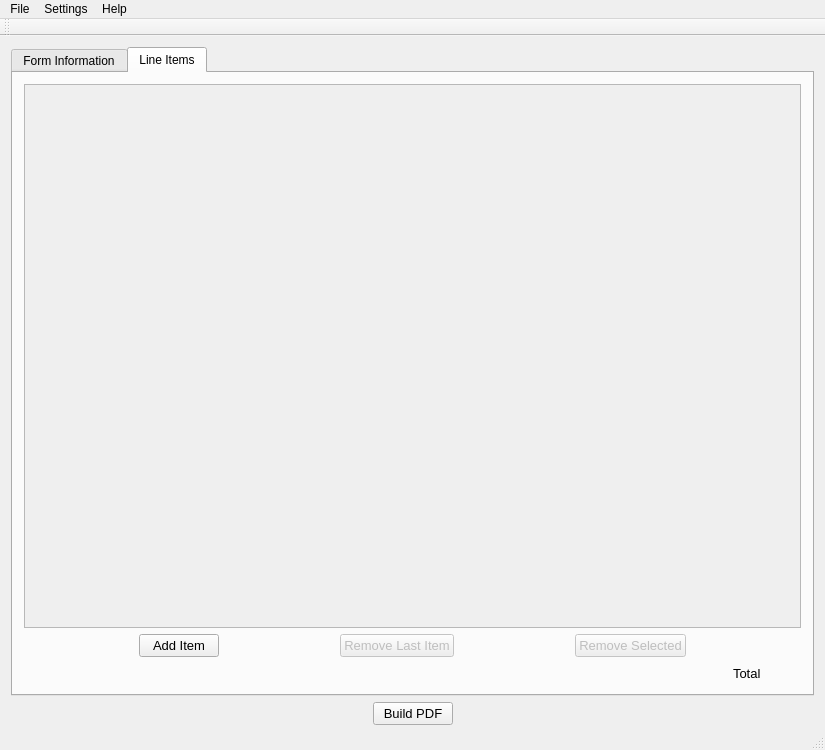
<?xml version="1.0" encoding="UTF-8"?>
<ui version="4.0">
 <class>Invoicer</class>
 <widget class="QMainWindow" name="Invoicer">
  <property name="geometry">
   <rect>
    <x>0</x>
    <y>0</y>
    <width>825</width>
    <height>750</height>
   </rect>
  </property>
  <property name="sizePolicy">
   <sizepolicy hsizetype="MinimumExpanding" vsizetype="MinimumExpanding">
    <horstretch>0</horstretch>
    <verstretch>0</verstretch>
   </sizepolicy>
  </property>
  <property name="minimumSize">
   <size>
    <width>825</width>
    <height>750</height>
   </size>
  </property>
  <property name="windowTitle">
   <string>Invoicer</string>
  </property>
  <widget class="QWidget" name="centralWidget">
   <property name="sizePolicy">
    <sizepolicy hsizetype="MinimumExpanding" vsizetype="MinimumExpanding">
     <horstretch>0</horstretch>
     <verstretch>0</verstretch>
    </sizepolicy>
   </property>
   <property name="minimumSize">
    <size>
     <width>750</width>
     <height>700</height>
    </size>
   </property>
   <layout class="QHBoxLayout" name="horizontalLayout_9">
    <item>
     <layout class="QVBoxLayout" name="centralWidgetLayout">
      <property name="sizeConstraint">
       <enum>QLayout::SetDefaultConstraint</enum>
      </property>
      <item>
       <widget class="QTabWidget" name="tabs">
        <property name="sizePolicy">
         <sizepolicy hsizetype="MinimumExpanding" vsizetype="MinimumExpanding">
          <horstretch>0</horstretch>
          <verstretch>0</verstretch>
         </sizepolicy>
        </property>
        <property name="minimumSize">
         <size>
          <width>650</width>
          <height>300</height>
         </size>
        </property>
        <property name="currentIndex">
         <number>1</number>
        </property>
        <widget class="QWidget" name="formInfoTab">
         <property name="sizePolicy">
          <sizepolicy hsizetype="Expanding" vsizetype="Expanding">
           <horstretch>0</horstretch>
           <verstretch>0</verstretch>
          </sizepolicy>
         </property>
         <attribute name="title">
          <string>Form Information</string>
         </attribute>
         <layout class="QHBoxLayout" name="horizontalLayout_10">
          <item>
           <layout class="QVBoxLayout" name="verticalLayout_6">
            <item>
             <layout class="QFormLayout" name="formLayout_2">
              <property name="formAlignment">
               <set>Qt::AlignHCenter|Qt::AlignTop</set>
              </property>
              <item row="0" column="0">
               <widget class="QLabel" name="invoiceNumberLabel">
                <property name="text">
                 <string>Invoice Number</string>
                </property>
               </widget>
              </item>
              <item row="0" column="1">
               <widget class="QLineEdit" name="invoiceNumberLineEdit">
                <property name="sizePolicy">
                 <sizepolicy hsizetype="MinimumExpanding" vsizetype="Fixed">
                  <horstretch>0</horstretch>
                  <verstretch>0</verstretch>
                 </sizepolicy>
                </property>
                <property name="minimumSize">
                 <size>
                  <width>100</width>
                  <height>0</height>
                 </size>
                </property>
                <property name="maximumSize">
                 <size>
                  <width>400</width>
                  <height>16777215</height>
                 </size>
                </property>
               </widget>
              </item>
              <item row="1" column="0">
               <widget class="QLabel" name="currencyNameLabel">
                <property name="text">
                 <string>Currency Name</string>
                </property>
               </widget>
              </item>
              <item row="1" column="1">
               <widget class="QLineEdit" name="currencyNameLineEdit">
                <property name="sizePolicy">
                 <sizepolicy hsizetype="MinimumExpanding" vsizetype="Fixed">
                  <horstretch>0</horstretch>
                  <verstretch>0</verstretch>
                 </sizepolicy>
                </property>
                <property name="minimumSize">
                 <size>
                  <width>50</width>
                  <height>0</height>
                 </size>
                </property>
                <property name="maximumSize">
                 <size>
                  <width>400</width>
                  <height>16777215</height>
                 </size>
                </property>
               </widget>
              </item>
              <item row="2" column="0">
               <widget class="QLabel" name="currencySymbolLabel">
                <property name="text">
                 <string>Currency Symbol</string>
                </property>
               </widget>
              </item>
              <item row="2" column="1">
               <widget class="QLineEdit" name="currencySymbolLineEdit">
                <property name="maximumSize">
                 <size>
                  <width>400</width>
                  <height>16777215</height>
                 </size>
                </property>
               </widget>
              </item>
             </layout>
            </item>
            <item>
             <widget class="QWidget" name="formInfoContainer" native="true">
              <property name="sizePolicy">
               <sizepolicy hsizetype="Expanding" vsizetype="MinimumExpanding">
                <horstretch>0</horstretch>
                <verstretch>0</verstretch>
               </sizepolicy>
              </property>
              <property name="minimumSize">
               <size>
                <width>0</width>
                <height>300</height>
               </size>
              </property>
             </widget>
            </item>
           </layout>
          </item>
         </layout>
        </widget>
        <widget class="QWidget" name="lineItemsTab">
         <property name="sizePolicy">
          <sizepolicy hsizetype="Expanding" vsizetype="Expanding">
           <horstretch>0</horstretch>
           <verstretch>0</verstretch>
          </sizepolicy>
         </property>
         <attribute name="title">
          <string>Line Items</string>
         </attribute>
         <layout class="QVBoxLayout" name="verticalLayout_2">
          <item>
           <layout class="QVBoxLayout" name="lineItemsArea">
            <property name="sizeConstraint">
             <enum>QLayout::SetDefaultConstraint</enum>
            </property>
            <item>
             <widget class="QScrollArea" name="lineItemsScrollArea">
              <property name="sizePolicy">
               <sizepolicy hsizetype="MinimumExpanding" vsizetype="MinimumExpanding">
                <horstretch>0</horstretch>
                <verstretch>0</verstretch>
               </sizepolicy>
              </property>
              <property name="minimumSize">
               <size>
                <width>650</width>
                <height>300</height>
               </size>
              </property>
              <property name="widgetResizable">
               <bool>true</bool>
              </property>
              <widget class="QWidget" name="scrollAreaWidgetContents">
               <property name="geometry">
                <rect>
                 <x>0</x>
                 <y>0</y>
                 <width>779</width>
                 <height>533</height>
                </rect>
               </property>
              </widget>
             </widget>
            </item>
            <item>
             <layout class="QHBoxLayout" name="horizontalLayout_5">
              <item>
               <spacer name="horizontalSpacer_4">
                <property name="orientation">
                 <enum>Qt::Horizontal</enum>
                </property>
                <property name="sizeHint" stdset="0">
                 <size>
                  <width>40</width>
                  <height>20</height>
                 </size>
                </property>
               </spacer>
              </item>
              <item>
               <widget class="QPushButton" name="addLineItemButton">
                <property name="font">
                 <font>
                  <pointsize>10</pointsize>
                 </font>
                </property>
                <property name="text">
                 <string>Add Item</string>
                </property>
               </widget>
              </item>
              <item>
               <spacer name="horizontalSpacer_2">
                <property name="orientation">
                 <enum>Qt::Horizontal</enum>
                </property>
                <property name="sizeHint" stdset="0">
                 <size>
                  <width>40</width>
                  <height>20</height>
                 </size>
                </property>
               </spacer>
              </item>
              <item>
               <widget class="QPushButton" name="removeLineItemButton">
                <property name="enabled">
                 <bool>false</bool>
                </property>
                <property name="font">
                 <font>
                  <pointsize>10</pointsize>
                 </font>
                </property>
                <property name="text">
                 <string>Remove Last Item</string>
                </property>
               </widget>
              </item>
              <item>
               <spacer name="horizontalSpacer_3">
                <property name="orientation">
                 <enum>Qt::Horizontal</enum>
                </property>
                <property name="sizeHint" stdset="0">
                 <size>
                  <width>40</width>
                  <height>20</height>
                 </size>
                </property>
               </spacer>
              </item>
              <item>
               <widget class="QPushButton" name="removeSelectedButton">
                <property name="enabled">
                 <bool>false</bool>
                </property>
                <property name="font">
                 <font>
                  <pointsize>10</pointsize>
                 </font>
                </property>
                <property name="text">
                 <string>Remove Selected</string>
                </property>
               </widget>
              </item>
              <item>
               <spacer name="horizontalSpacer_5">
                <property name="orientation">
                 <enum>Qt::Horizontal</enum>
                </property>
                <property name="sizeHint" stdset="0">
                 <size>
                  <width>40</width>
                  <height>20</height>
                 </size>
                </property>
               </spacer>
              </item>
             </layout>
            </item>
            <item>
             <layout class="QHBoxLayout" name="horizontalLayout_2">
              <item>
               <spacer name="horizontalSpacer">
                <property name="orientation">
                 <enum>Qt::Horizontal</enum>
                </property>
                <property name="sizeHint" stdset="0">
                 <size>
                  <width>40</width>
                  <height>20</height>
                 </size>
                </property>
               </spacer>
              </item>
              <item>
               <widget class="QLabel" name="totalLabel">
                <property name="font">
                 <font>
                  <pointsize>10</pointsize>
                 </font>
                </property>
                <property name="text">
                 <string>Total</string>
                </property>
               </widget>
              </item>
              <item>
               <spacer name="horizontalSpacer_8">
                <property name="orientation">
                 <enum>Qt::Horizontal</enum>
                </property>
                <property name="sizeType">
                 <enum>QSizePolicy::Minimum</enum>
                </property>
                <property name="sizeHint" stdset="0">
                 <size>
                  <width>40</width>
                  <height>20</height>
                 </size>
                </property>
               </spacer>
              </item>
             </layout>
            </item>
           </layout>
          </item>
         </layout>
        </widget>
       </widget>
      </item>
      <item>
       <layout class="QHBoxLayout" name="centralWidgetButtonLayout">
        <property name="sizeConstraint">
         <enum>QLayout::SetDefaultConstraint</enum>
        </property>
        <item>
         <spacer name="horizontalSpacer_7">
          <property name="orientation">
           <enum>Qt::Horizontal</enum>
          </property>
          <property name="sizeHint" stdset="0">
           <size>
            <width>40</width>
            <height>20</height>
           </size>
          </property>
         </spacer>
        </item>
        <item>
         <widget class="QPushButton" name="buildPDFButton">
          <property name="font">
           <font>
            <pointsize>10</pointsize>
           </font>
          </property>
          <property name="text">
           <string>Build PDF</string>
          </property>
         </widget>
        </item>
        <item>
         <spacer name="horizontalSpacer_6">
          <property name="orientation">
           <enum>Qt::Horizontal</enum>
          </property>
          <property name="sizeHint" stdset="0">
           <size>
            <width>40</width>
            <height>20</height>
           </size>
          </property>
         </spacer>
        </item>
       </layout>
      </item>
     </layout>
    </item>
   </layout>
  </widget>
  <widget class="QMenuBar" name="menuBar">
   <property name="geometry">
    <rect>
     <x>0</x>
     <y>0</y>
     <width>825</width>
     <height>22</height>
    </rect>
   </property>
   <widget class="QMenu" name="menuFile">
    <property name="title">
     <string>File</string>
    </property>
    <addaction name="actionNew_Invoice"/>
    <addaction name="actionOpen"/>
    <addaction name="separator"/>
    <addaction name="actionSave"/>
    <addaction name="actionSave_As"/>
    <addaction name="separator"/>
    <addaction name="actionExport_to_PDF"/>
    <addaction name="actionExport_to"/>
    <addaction name="separator"/>
    <addaction name="actionQuit"/>
   </widget>
   <widget class="QMenu" name="menuHelp">
    <property name="title">
     <string>Help</string>
    </property>
    <addaction name="actionAbout"/>
   </widget>
   <widget class="QMenu" name="menuSettings">
    <property name="title">
     <string>Settings</string>
    </property>
    <addaction name="actionOptions"/>
   </widget>
   <addaction name="menuFile"/>
   <addaction name="menuSettings"/>
   <addaction name="menuHelp"/>
  </widget>
  <widget class="QToolBar" name="mainToolBar">
   <attribute name="toolBarArea">
    <enum>TopToolBarArea</enum>
   </attribute>
   <attribute name="toolBarBreak">
    <bool>false</bool>
   </attribute>
  </widget>
  <widget class="QStatusBar" name="statusBar"/>
  <action name="actionNew_Invoice">
   <property name="text">
    <string>New Invoice</string>
   </property>
  </action>
  <action name="actionOpen">
   <property name="text">
    <string>Open Invoice</string>
   </property>
  </action>
  <action name="actionSave">
   <property name="text">
    <string>Save</string>
   </property>
  </action>
  <action name="actionSave_As">
   <property name="text">
    <string>Save As...</string>
   </property>
  </action>
  <action name="actionQuit">
   <property name="text">
    <string>Quit</string>
   </property>
  </action>
  <action name="actionAbout">
   <property name="text">
    <string>About</string>
   </property>
  </action>
  <action name="actionExport_to_PDF">
   <property name="text">
    <string>Export to PDF</string>
   </property>
  </action>
  <action name="actionExport_to">
   <property name="text">
    <string>Export to...</string>
   </property>
  </action>
  <action name="actionDocument_Directory">
   <property name="text">
    <string>Document Director</string>
   </property>
  </action>
  <action name="actionOptions">
   <property name="text">
    <string>Options</string>
   </property>
  </action>
 </widget>
 <layoutdefault spacing="6" margin="11"/>
 <resources/>
 <connections/>
</ui>
